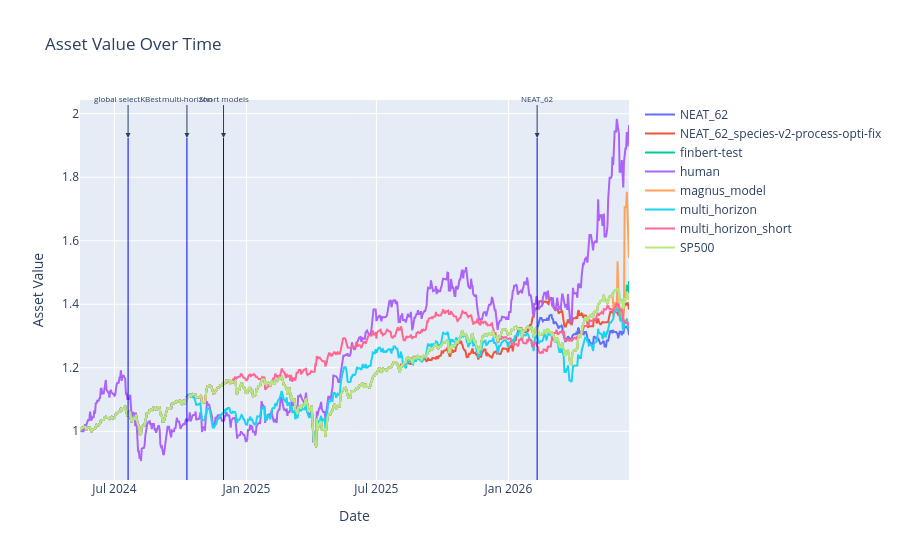

Here is the notebook cell this chart was saved with:
### Code cell
# use plotly to plot the curve of the three assets
import plotly.graph_objects as go

fig = go.Figure()
date_list = log_return.index.tolist()
date_list.insert(0, pd.Timestamp('2024-05-14'))

for model, asset_hist in model_asset_hists.items():
    fig.add_trace(go.Scatter(x=date_list, y=asset_hist, mode='lines', name=model))

fig.update_layout(title='Asset Value Over Time', xaxis_title='Date', yaxis_title='Asset Value')

# Example usage of add_vertical_line function
add_vertical_line(fig, '2024-07-20', 'global selectKBest')
add_vertical_line(fig, '2024-10-10', 'multi-horizon')
add_vertical_line(fig, '2024-11-30', 'Short models')
add_vertical_line(fig, '2026-02-10', 'NEAT_62')
fig.show()

### Figure 1 — Plotly figure (JSON) as saved in the notebook; plotly's stock layout.template omitted (floating-point values rounded to 4 significant figures; data arrays with more than 128 entries replaced by an {"elided": "..."} marker saying what was removed)
{"data": [{"mode": "lines", "name": "NEAT_62", "type": "scatter", "x": {"elided": "766 str values"}, "y": {"elided": "766 float values"}}, {"mode": "lines", "name": "NEAT_62_species-v2-process-opti-fix", "type": "scatter", "x": {"elided": "766 str values"}, "y": {"elided": "766 float values"}}, {"mode": "lines", "name": "finbert-test", "type": "scatter", "x": {"elided": "766 str values"}, "y": {"elided": "766 float values"}}, {"mode": "lines", "name": "human", "type": "scatter", "x": {"elided": "766 str values"}, "y": {"elided": "766 float values"}}, {"mode": "lines", "name": "magnus_model", "type": "scatter", "x": {"elided": "766 str values"}, "y": {"elided": "766 float values"}}, {"mode": "lines", "name": "multi_horizon", "type": "scatter", "x": {"elided": "766 str values"}, "y": {"elided": "766 float values"}}, {"mode": "lines", "name": "multi_horizon_short", "type": "scatter", "x": {"elided": "766 str values"}, "y": {"elided": "766 float values"}}, {"mode": "lines", "name": "SP500", "type": "scatter", "x": {"elided": "766 str values"}, "y": {"elided": "766 float values"}}], "layout": {"annotations": [{"arrowhead": 2, "ax": 0, "ay": -40, "font": {"size": 8}, "showarrow": true, "text": "global selectKBest", "x": "2024-07-20", "y": 0.9, "yref": "paper"}, {"arrowhead": 2, "ax": 0, "ay": -40, "font": {"size": 8}, "showarrow": true, "text": "multi-horizon", "x": "2024-10-10", "y": 0.9, "yref": "paper"}, {"arrowhead": 2, "ax": 0, "ay": -40, "font": {"size": 8}, "showarrow": true, "text": "Short models", "x": "2024-11-30", "y": 0.9, "yref": "paper"}, {"arrowhead": 2, "ax": 0, "ay": -40, "font": {"size": 8}, "showarrow": true, "text": "NEAT_62", "x": "2026-02-10", "y": 0.9, "yref": "paper"}], "shapes": [{"line": {"color": "blue", "width": 1}, "type": "line", "x0": "2024-07-20", "x1": "2024-07-20", "y0": 0, "y1": 0.9, "yref": "paper"}, {"line": {"color": "blue", "width": 1}, "type": "line", "x0": "2024-10-10", "x1": "2024-10-10", "y0": 0, "y1": 0.9, "yref": "paper"}, {"line": {"color": "blue", "width": 1}, "type": "line", "x0": "2024-11-30", "x1": "2024-11-30", "y0": 0, "y1": 0.9, "yref": "paper"}, {"line": {"color": "blue", "width": 1}, "type": "line", "x0": "2026-02-10", "x1": "2026-02-10", "y0": 0, "y1": 0.9, "yref": "paper"}], "title": {"text": "Asset Value Over Time"}, "xaxis": {"title": {"text": "Date"}}, "yaxis": {"title": {"text": "Asset Value"}}}}
